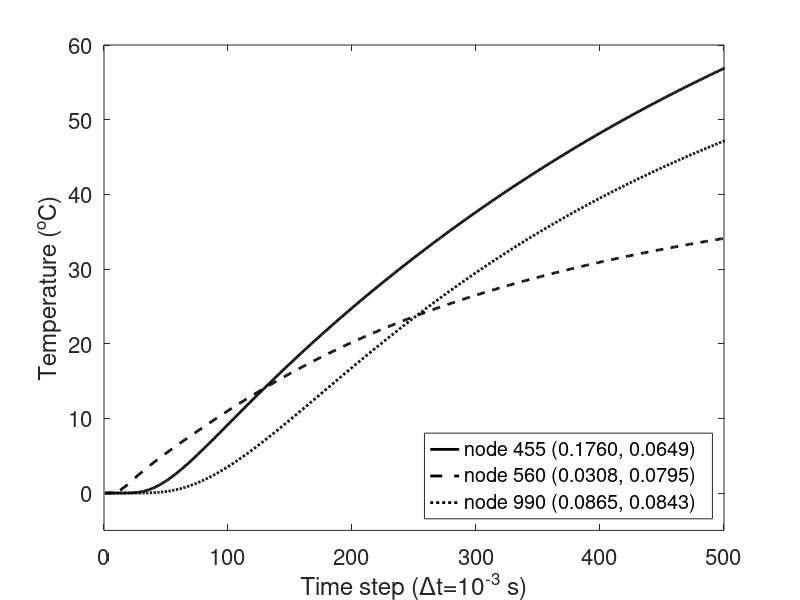

Here is the MATLAB script that generated this plot:


load T455.dat;
load T560.dat;
load T990.dat;

figure(1);
clf;
hold off;

plot(T455,'k-','LineWidth',2);
hold on;
plot(T560,'k--','LineWidth',2);
plot(T990,'k:','LineWidth',2);


set(gca,'fontsize',16);
xlabel('Time step (\Deltat=10^{-3} s)');
ylabel('Temperature (^oC)');


hold off
set(gca,'fontsize',16);
legend('node 455 (0.1760, 0.0649)',...
  'node 560 (0.0308, 0.0795) ', ...
  'node 990 (0.0865, 0.0843)','Location','southeast');

axis([0 500 -5 60]);

print -depsc Tcurves.eps
